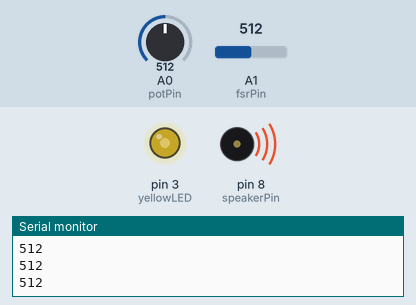
This sketch was run on a simulated Arduino Uno, built with avr-gcc and run on an emulated ATmega328P. On the bench: output pins drawn as LEDs (lit = HIGH), buzzer (waves = sounding), the last lines printed to the serial monitor. The inputs (shaded band) are chosen by the test bench; at power-on: A0 (potPin) = 512, A1 (fsrPin) = 512.

Above: at 1.2 s.
1.3 s: A0 (potPin) set to 716
At 1.8 s:
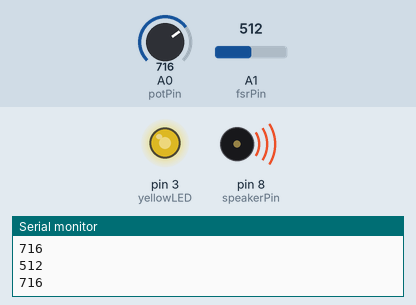
2.8 s: A0 (potPin) set to 900
At 4.0 s:
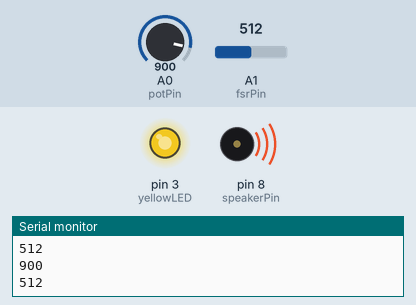
4.3 s: A0 (potPin) set to 122
At 5.1 s:
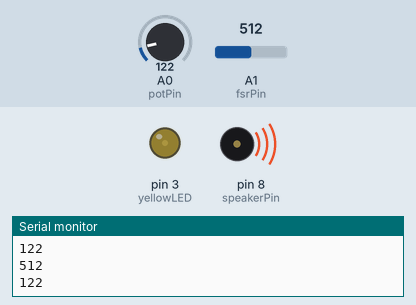
5.8 s: A0 (potPin) set to 0
At 6.5 s:
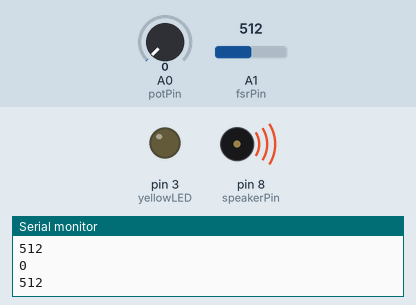
Timing chart, 0 to 8.3 s (numbered marks = the images above; inputs shaded):
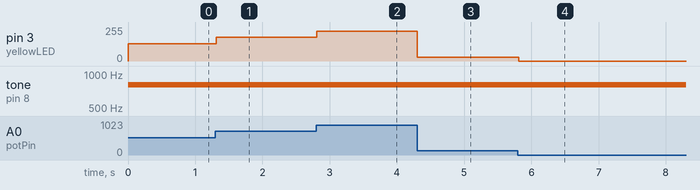

Measured:
- after the input at 1.3 s, pin 3 (yellowLED): 128/255 → 179/255 at once
- after the input at 2.8 s, pin 3 (yellowLED): 179/255 → 225/255 at once
- after the input at 4.3 s, pin 3 (yellowLED): 225/255 → 30/255 at once
- after the input at 5.8 s, pin 3 (yellowLED): 30/255 → 0/255 at once

The sketch:

part3-sensorboxlab.ino
```cpp
int potPin = A0;
int fsrPin = A1;
int yellowLED = 3;
int speakerPin = 8;

void setup() {
// put your setup code here, to run once:
Serial.begin(9600);
pinMode(fsrPin, INPUT);
pinMode (speakerPin, OUTPUT);
pinMode(yellowLED, OUTPUT);

}

void loop() {

  //first read your sensor values!
  int pot = analogRead(potPin); // read pin
  Serial.println(pot); //print to serial monitor
  analogWrite(yellowLED, pot/4);
  //pot = map(pot, 500, 600, 0, 255);

  int fsr = analogRead(fsrPin);
  Serial.println(fsr);

  int mappedVal = map(fsr, 200, 600, 100, 1000);
  tone(speakerPin, mappedVal);
}
```
